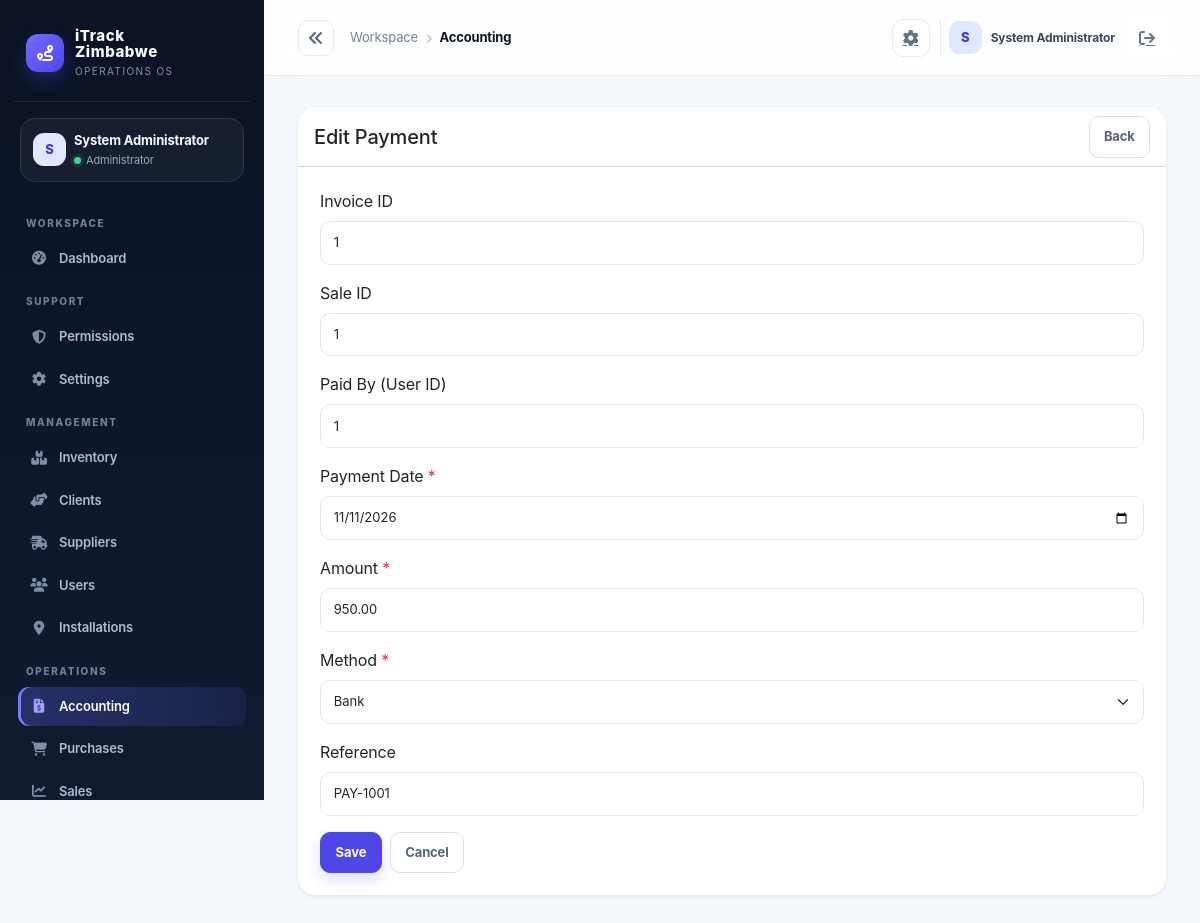
Page /index.php?controller=accounting&action=paymentEdit&id=1 (signed in) on the committed database.
### tables this page shows
CREATE TABLE IF NOT EXISTS payments (
  id INT AUTO_INCREMENT PRIMARY KEY,
  invoice_id INT NULL,
  sale_id INT NULL,
  paid_by INT NULL,
  payment_date DATE NOT NULL DEFAULT CURRENT_DATE,
  amount DECIMAL(14,2) NOT NULL DEFAULT 0.00,
  method VARCHAR(50) NOT NULL DEFAULT 'cash',
  reference VARCHAR(150),
  created_at TIMESTAMP DEFAULT CURRENT_TIMESTAMP,
  FOREIGN KEY (invoice_id) REFERENCES invoices(id) ON DELETE SET NULL,
  FOREIGN KEY (sale_id) REFERENCES sales(id) ON DELETE SET NULL,
  FOREIGN KEY (paid_by) REFERENCES users(id) ON DELETE SET NULL
);

### app/controllers/AccountingController.php (called while the page is built, shortened)
<?php
require_once dirname(__DIR__) . '/core/Controller.php';
require_once dirname(__DIR__) . '/models/Payment.php';
class AccountingController extends Controller
{
    private Payment $paymentModel;
    public function __construct()
    {
        $this->paymentModel = new Payment();
    }
    private function getPaymentFields(): array
    {
        return [
            ['name' => 'invoice_id', 'label' => 'Invoice ID', 'type' => 'number'],
            ['name' => 'sale_id', 'label' => 'Sale ID', 'type' => 'number'],
            ['name' => 'paid_by', 'label' => 'Paid By (User ID)', 'type' => 'number'],
            ['name' => 'payment_date', 'label' => 'Payment Date', 'type' => 'date', 'required' => true],
            ['name' => 'amount', 'label' => 'Amount', 'type' => 'number', 'step' => '0.01', 'required' => true],
            ['name' => 'method', 'label' => 'Method', 'type' => 'select', 'options' => ['cash', 'bank', 'mobile_money', 'card'], 'required' => true],
            ['name' => 'reference', 'label' => 'Reference', 'type' => 'text'],
        ];
    }
    public function paymentEdit(): void
    {
        $id = $this->sanitizeInt($_GET['id'] ?? 0);
        $record = $this->paymentModel->find($id);
        $this->view('accounting/form', ['title' => 'Edit Payment', 'mode' => 'edit', 'section' => 'payments', 'resourceName' => 'Payment', 'fields' => $this->getPaymentFields(), 'record' => $record, 'submitAction' => 'paymentEdit', 'recordId' => $id]);
    }
}

### public/index.php (called while the page is built, shortened)
<?php
$uri = $_SERVER['REQUEST_URI'] ?? '/';
$controllerKey = $_GET['controller'] ?? null;
$actionKey = $_GET['action'] ?? null;
$route = $controllerKey ? [
    'controller' => ucfirst($controllerKey) . 'Controller',
    'action' => $actionKey ?? 'index',
] : Router::route($uri);
$actionName = $route['action'];
$controller = new $controllerName();
$controller->$actionName();

### app/config/database.php (called while the page is built, shortened)
<?php
class Database
{
    private static ?PDO $instance = null;
    public static function getInstance(): PDO
    {
        if (self::$instance === null) {
            $config = require dirname(__DIR__) . '/config/app.php';
            $mysqlEnabled = extension_loaded('pdo_mysql');
            if ($config['db_driver'] === 'sqlite') {
                self::$instance = self::createSqliteInstance($config);
            } elseif ($config['db_driver'] === 'mysql' || ($config['db_driver'] === 'auto' && $mysqlEnabled)) {
                try {
                    $dsn = sprintf('mysql:host=%s;port=%s;dbname=%s;charset=utf8mb4', $config['db']['host'], $config['db']['port'], $config['db']['name']);
                    self::$instance = new PDO($dsn, $config['db']['user'], $config['db']['pass'], [
                        PDO::ATTR_ERRMODE => PDO::ERRMODE_EXCEPTION,
                        PDO::ATTR_DEFAULT_FETCH_MODE => PDO::FETCH_ASSOC,
                        PDO::ATTR_EMULATE_PREPARES => false,
                    ]);
                } catch (PDOException $exception) {
                    if ($config['environment'] === 'production' || $config['db_driver'] === 'mysql') {
                        throw new RuntimeException('Unable to connect to the configured MySQL database.', 0, $exception);
                    }
                    self::$instance = self::createSqliteInstance($config);
                }
            } else {
                if ($config['environment'] === 'production' && $config['db_driver'] !== 'sqlite') {
                    throw new RuntimeException('Production requires DB_DRIVER=mysql or an explicit DB_DRIVER=sqlite configuration.');
                }
                self::$instance = self::createSqliteInstance($config);
            }
        }
        return self::$instance;
    }
}

### app/core/Model.php (called while the page is built, shortened)
<?php
require_once dirname(__DIR__) . '/config/database.php';
abstract class Model
{
    protected PDO $db;
    public function __construct()
    {
        $this->db = Database::getInstance();
    }
    protected function fetchOne(string $sql, array $params = []): ?array
    {
        $stmt = $this->db->prepare($sql);
        $stmt->execute($params);
        $row = $stmt->fetch();
        return $row === false ? null : $row;
    }
    protected function execute(string $sql, array $params = []): int
    {
        $stmt = $this->db->prepare($sql);
        $stmt->execute($params);
        return $stmt->rowCount();
    }
}

### app/models/Payment.php (called while the page is built, shortened)
<?php
require_once dirname(__DIR__) . '/core/Model.php';
class Payment extends Model
{
    public function find(int $id): ?array
    {
        return $this->fetchOne('SELECT * FROM payments WHERE id = :id', [':id' => $id]);
    }
}

### app/views/accounting/form.php (the view, shortened to what this page needs)
<?php
    $record = $record ?? [];
    $fields = $fields ?? [];
    $mode = $mode ?? 'create';
    $title = $title ?? 'Record';
    $section = $section ?? 'index';
    $submitAction = $submitAction ?? $section;
    $recordId = $recordId ?? ($record['id'] ?? null);
    $formAction = '/index.php?controller=accounting&action=' . rawurlencode($submitAction);
    if ($mode === 'edit' && $recordId) {
        $formAction .= '&id=' . (int) $recordId;
    }
?>
<div class="card shadow-sm border-0">
    <div class="card-header bg-transparent d-flex justify-content-between align-items-center">
        <h2 class="h5 mb-0"><?= htmlspecialchars($title) ?></h2>
        <a href="/index.php?controller=accounting&action=<?= htmlspecialchars($section) ?>" class="btn btn-sm btn-outline-secondary">Back</a>
    </div>
    <div class="card-body">
        <form method="post" action="<?= htmlspecialchars($formAction) ?>">
            <?php foreach ($fields as $field): ?>
                <?php $inputName = $field['name']; $value = $record[$inputName] ?? ''; ?>
                <div class="mb-3">
                    <label for="<?= htmlspecialchars($inputName) ?>" class="form-label">
                        <?= htmlspecialchars($field['label'] ?? ucfirst($inputName)) ?>
                        <?= !empty($field['required']) ? '<span class="text-danger">*</span>' : '' ?>
                    </label>
                    <?php if (($field['type'] ?? 'text') === 'select'): ?>
                        <select id="<?= htmlspecialchars($inputName) ?>" name="<?= htmlspecialchars($inputName) ?>" class="form-select" <?= !empty($field['required']) ? 'required' : '' ?>>
                            <?php foreach ($field['options'] ?? [] as $option): ?>
                                <option value="<?= htmlspecialchars((string) $option) ?>" <?= (string) $value === (string) $option ? 'selected' : '' ?>>
                                    <?= htmlspecialchars(ucfirst((string) $option)) ?>
                                </option>
                            <?php endforeach; ?>
                        </select>
                    <?php elseif (($field['type'] ?? 'text') === 'textarea'): ?>
                        <textarea id="<?= htmlspecialchars($inputName) ?>" name="<?= htmlspecialchars($inputName) ?>" class="form-control" rows="4" <?= !empty($field['required']) ? 'required' : '' ?>><?= htmlspecialchars((string) $value) ?></textarea>
                    <?php else: ?>
                        <input
                            id="<?= htmlspecialchars($inputName) ?>"
                            name="<?= htmlspecialchars($inputName) ?>"
                            type="<?= htmlspecialchars($field['type'] ?? 'text') ?>"
                            class="form-control"
                            value="<?= htmlspecialchars((string) $value) ?>"
                            step="<?= htmlspecialchars((string) ($field['step'] ?? '')) ?>"
                            <?= !empty($field['required']) ? 'required' : '' ?>
                        >
                    <?php endif; ?>
                </div>
            <?php endforeach; ?>
            <div class="d-flex gap-2">
                <button type="submit" class="btn btn-primary">Save</button>
                <a href="/index.php?controller=accounting&action=<?= htmlspecialchars($section) ?>" class="btn btn-outline-secondary">Cancel</a>
            </div>
        </form>
    </div>
</div>

### app/views/layouts/main.php (style rules this page uses)
:root { --ink:#0b1324; --ink-2:#111d33; --muted:#738096; --line:#e6ebf2; --canvas:#f4f7fb; --card:#fff; --brand:#4f46e5; --brand-2:#6d5dfc; --mint:#13b981; --amber:#f59e0b; --danger:#e25555; --shadow:0 16px 40px rgba(15,23,42,.06); }
* { box-sizing:border-box; }
body { background:var(--canvas); color:var(--ink); margin:0; font-family:Inter,ui-sans-serif,system-ui,-apple-system,"Segoe UI",sans-serif; letter-spacing:-.01em; }
a { color:inherit; }
.card { border:1px solid var(--line); border-radius:18px; background:var(--card); box-shadow:var(--shadow); }
.card .card-body { padding:22px; }
.btn { border-radius:10px; font-weight:700; font-size:13px; padding:.63rem .9rem; }
.btn-primary { background:var(--brand); border-color:var(--brand); box-shadow:0 7px 15px rgba(79,70,229,.18); }
.form-control,.form-select { border-color:#dfe5ee; border-radius:10px; font-size:13px; padding:.7rem .8rem; }
.btn-outline-secondary { color:#56647a; border-color:#d9e0eb; }

### rows in the picture
payments: invoice_id "1", sale_id "1", paid_by "1", payment_date "11/11/2026", amount "950.00", method "Bank", reference "PAY-1001"

### other values in the picture
$initials "S"
$user['name'] "System Administrator"
$role "Administrator"
$group "WORKSPACE"
$item['label'] "Dashboard"
$group "SUPPORT"
$item['label'] "Permissions"
$item['label'] "Settings"
$group "MANAGEMENT"
$item['label'] "Inventory"
$item['label'] "Clients"
$item['label'] "Suppliers"
$item['label'] "Users"
$item['label'] "Installations"
$group "OPERATIONS"
